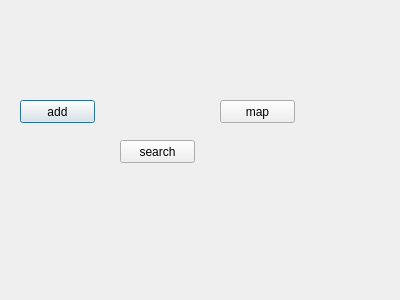
<?xml version="1.0" encoding="UTF-8"?>
<ui version="4.0">
 <class>MainSite</class>
 <widget class="QDialog" name="MainSite">
  <property name="geometry">
   <rect>
    <x>0</x>
    <y>0</y>
    <width>400</width>
    <height>300</height>
   </rect>
  </property>
  <property name="windowTitle">
   <string>MainSite</string>
  </property>
  <widget class="QPushButton" name="mBtnAddFile">
   <property name="geometry">
    <rect>
     <x>20</x>
     <y>100</y>
     <width>75</width>
     <height>23</height>
    </rect>
   </property>
   <property name="text">
    <string>add</string>
   </property>
  </widget>
  <widget class="QPushButton" name="mBtnSearch">
   <property name="geometry">
    <rect>
     <x>120</x>
     <y>140</y>
     <width>75</width>
     <height>23</height>
    </rect>
   </property>
   <property name="text">
    <string>search</string>
   </property>
  </widget>
  <widget class="QPushButton" name="mBtnUseMap">
   <property name="geometry">
    <rect>
     <x>220</x>
     <y>100</y>
     <width>75</width>
     <height>23</height>
    </rect>
   </property>
   <property name="text">
    <string>map</string>
   </property>
  </widget>
 </widget>
 <layoutdefault spacing="6" margin="11"/>
 <resources/>
 <connections/>
</ui>
